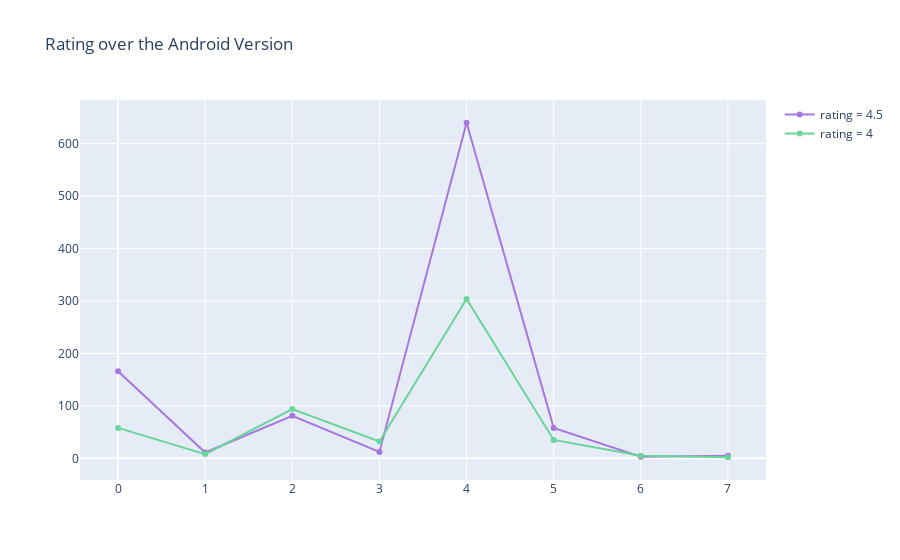

Notebook cell for this chart:
### Code cell
col='Android Ver'
v1=d3[col].value_counts().reset_index()
v1=v1.rename(columns={col:'count','index':col})
v1['percent']=v1['count'].apply(lambda x : 100*x/sum(v1['count']))
v1=v1.sort_values(col)
v2=d4[col].value_counts().reset_index()
v2=v2.rename(columns={col:'count','index':col})
v2['percent']=v2['count'].apply(lambda x : 100*x/sum(v2['count']))
v2=v2.sort_values(col)
trace1 = go.Scatter(x=v1[col], y=v1["count"], name="rating = 4.5", marker=dict(color="#a678de"))
trace2 = go.Scatter(x=v2[col], y=v2["count"], name="rating = 4", marker=dict(color="#6ad49b"))
y = [trace1, trace2]
layout={'title':"Rating over the Android Version "}
fig = go.Figure(data=y, layout=layout)
iplot(fig)

### Figure 1 — Plotly figure (JSON) as saved in the notebook; plotly's stock layout.template omitted (floating-point values rounded to 4 significant figures)
{"data": [{"marker": {"color": "#a678de"}, "name": "rating = 4.5", "type": "scatter", "x": [0, 1, 2, 3, 4, 5, 6, 7], "y": [166, 11, 81, 12, 640, 58, 3, 5]}, {"marker": {"color": "#6ad49b"}, "name": "rating = 4", "type": "scatter", "x": [0, 1, 2, 3, 4, 5, 6, 7], "y": [58, 8, 94, 32, 304, 35, 5, 2]}], "layout": {"title": {"text": "Rating over the Android Version "}}}
